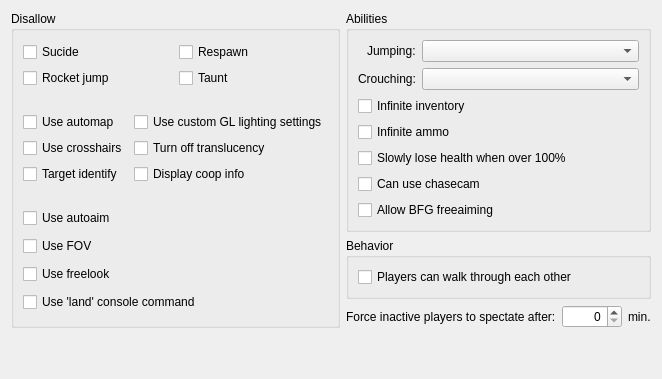
     <widget class="QWidget" name="tabPlayers">
      <attribute name="title">
       <string>Players</string>
      </attribute>
      <layout class="QVBoxLayout" name="verticalLayout_25">
       <item>
        <layout class="QHBoxLayout" name="horizontalLayout_2">
         <item>
          <widget class="QGroupBox" name="groupBox_3">
           <property name="title">
            <string>Disallow</string>
           </property>
           <layout class="QVBoxLayout" name="verticalLayout_5">
            <item>
             <layout class="QGridLayout" name="gridLayout_4">
              <item row="0" column="0">
               <widget class="QCheckBox" name="cbSuicide">
                <property name="text">
                 <string>Sucide</string>
                </property>
               </widget>
              </item>
              <item row="0" column="1">
               <widget class="QCheckBox" name="cbRespawn">
                <property name="text">
                 <string>Respawn</string>
                </property>
               </widget>
              </item>
              <item row="1" column="0">
               <widget class="QCheckBox" name="cbRocketJump">
                <property name="toolTip">
                 <string>&lt;html&gt;&lt;head/&gt;&lt;body&gt;&lt;p align=&quot;justify&quot;&gt;P_RadiusAttack doesn't give players any z-momentum if the attack was made by a player. This essentially disables rocket jumping.&lt;/p&gt;&lt;/body&gt;&lt;/html&gt;</string>
                </property>
                <property name="text">
                 <string>Rocket jump</string>
                </property>
               </widget>
              </item>
              <item row="1" column="1">
               <widget class="QCheckBox" name="cbTaunt">
                <property name="text">
                 <string>Taunt</string>
                </property>
               </widget>
              </item>
             </layout>
            </item>
            <item>
             <widget class="QWidget" name="widget_5" native="true">
              <property name="minimumSize">
               <size>
                <width>0</width>
                <height>8</height>
               </size>
              </property>
              <property name="maximumSize">
               <size>
                <width>16777215</width>
                <height>8</height>
               </size>
              </property>
             </widget>
            </item>
            <item>
             <layout class="QGridLayout" name="gridLayout_5">
              <item row="0" column="0">
               <widget class="QCheckBox" name="cbUseAutomap">
                <property name="text">
                 <string>Use automap</string>
                </property>
               </widget>
              </item>
              <item row="1" column="1">
               <widget class="QCheckBox" name="cbTurnOffTranslucency">
                <property name="text">
                 <string>Turn off translucency</string>
                </property>
               </widget>
              </item>
              <item row="1" column="0">
               <widget class="QCheckBox" name="cbUseCrosshairs">
                <property name="text">
                 <string>Use crosshairs</string>
                </property>
               </widget>
              </item>
              <item row="0" column="1">
               <widget class="QCheckBox" name="cbUseCustomGLLightingSettings">
                <property name="text">
                 <string>Use custom GL lighting settings</string>
                </property>
               </widget>
              </item>
              <item row="2" column="0">
               <widget class="QCheckBox" name="cbTargetIdentify">
                <property name="toolTip">
                 <string>Enforces clients not to identify players, i.e. behave as if cl_identifytarget == 0.</string>
                </property>
                <property name="text">
                 <string>Target identify</string>
                </property>
               </widget>
              </item>
              <item row="2" column="1">
               <widget class="QCheckBox" name="cbDisplayCoopInfo">
                <property name="toolTip">
                 <string>Enforces clients not to draw coop info, i.e. behave as if cl_drawcoopinfo == 0.</string>
                </property>
                <property name="text">
                 <string>Display coop info</string>
                </property>
               </widget>
              </item>
             </layout>
            </item>
            <item>
             <widget class="QWidget" name="widget_6" native="true">
              <property name="minimumSize">
               <size>
                <width>0</width>
                <height>8</height>
               </size>
              </property>
              <property name="maximumSize">
               <size>
                <width>16777215</width>
                <height>8</height>
               </size>
              </property>
             </widget>
            </item>
            <item>
             <widget class="QCheckBox" name="cbUseAutoaim">
              <property name="text">
               <string>Use autoaim</string>
              </property>
             </widget>
            </item>
            <item>
             <widget class="QCheckBox" name="cbUseFOV">
              <property name="toolTip">
               <string>Only let the arbitrator set FOV (for all players)</string>
              </property>
              <property name="text">
               <string>Use FOV</string>
              </property>
             </widget>
            </item>
            <item>
             <widget class="QCheckBox" name="cbUseFreelook">
              <property name="text">
               <string>Use freelook</string>
              </property>
             </widget>
            </item>
            <item>
             <widget class="QCheckBox" name="cbUseLandConsoleCommand">
              <property name="toolTip">
               <string>&lt;html&gt;&lt;head/&gt;&lt;body&gt;&lt;p&gt;Players are not allowed to use the land CCMD. Because of Zandronum's default amount of air control, flying players can get a huge speed boast with the land CCMD. Disallowing players to land, allows to keep the default air control most people are used to while not giving flying players too much of an advantage.&lt;/p&gt;&lt;/body&gt;&lt;/html&gt;</string>
              </property>
              <property name="text">
               <string>Use 'land' console command</string>
              </property>
             </widget>
            </item>
           </layout>
          </widget>
         </item>
         <item>
          <layout class="QVBoxLayout" name="verticalLayout_4">
           <item>
            <widget class="QGroupBox" name="groupBox_4">
             <property name="title">
              <string>Abilities</string>
             </property>
             <layout class="QVBoxLayout" name="verticalLayout_7">
              <item>
               <layout class="QFormLayout" name="formLayout_2">
                <property name="labelAlignment">
                 <set>Qt::AlignRight|Qt::AlignTrailing|Qt::AlignVCenter</set>
                </property>
                <item row="0" column="0">
                 <widget class="QLabel" name="label_7">
                  <property name="text">
                   <string>Jumping:</string>
                  </property>
                 </widget>
                </item>
                <item row="0" column="1">
                 <widget class="QComboBox" name="cboJumping"/>
                </item>
                <item row="1" column="0">
                 <widget class="QLabel" name="label_8">
                  <property name="text">
                   <string>Crouching:</string>
                  </property>
                 </widget>
                </item>
                <item row="1" column="1">
                 <widget class="QComboBox" name="cboCrouching"/>
                </item>
               </layout>
              </item>
              <item>
               <widget class="QCheckBox" name="cbInfiniteInventory">
                <property name="text">
                 <string>Infinite inventory</string>
                </property>
               </widget>
              </item>
              <item>
               <widget class="QCheckBox" name="cbInfiniteAmmo">
                <property name="text">
                 <string>Infinite ammo</string>
                </property>
               </widget>
              </item>
              <item>
               <widget class="QCheckBox" name="cbSlowlyLoseHealthWhenOver100">
                <property name="toolTip">
                 <string>Like Quake 3</string>
                </property>
                <property name="text">
                 <string>Slowly lose health when over 100%</string>
                </property>
               </widget>
              </item>
              <item>
               <widget class="QCheckBox" name="cbCanUseChasecam">
                <property name="text">
                 <string>Can use chasecam</string>
                </property>
               </widget>
              </item>
              <item>
               <widget class="QCheckBox" name="cbAllowBFGFreeaiming">
                <property name="toolTip">
                 <string>Disallow BFG freeaiming in multiplayer games.</string>
                </property>
                <property name="text">
                 <string>Allow BFG freeaiming</string>
                </property>
               </widget>
              </item>
             </layout>
            </widget>
           </item>
           <item>
            <widget class="QGroupBox" name="groupBox_5">
             <property name="title">
              <string>Behavior</string>
             </property>
             <layout class="QVBoxLayout" name="verticalLayout_8">
              <item>
               <widget class="QCheckBox" name="cbPlayersCanWalkThroughEachOther">
                <property name="text">
                 <string>Players can walk through each other</string>
                </property>
               </widget>
              </item>
             </layout>
            </widget>
           </item>
           <item>
            <layout class="QGridLayout" name="gridLayout_3">
             <item row="0" column="0">
              <widget class="QLabel" name="label_12">
               <property name="text">
                <string>Force inactive players to spectate after:</string>
               </property>
              </widget>
             </item>
             <item row="0" column="1">
              <widget class="QSpinBox" name="spinForceInactivePlayersSpectatingMins">
               <property name="minimumSize">
                <size>
                 <width>60</width>
                 <height>0</height>
                </size>
               </property>
               <property name="alignment">
                <set>Qt::AlignRight|Qt::AlignTrailing|Qt::AlignVCenter</set>
               </property>
               <property name="maximum">
                <number>9999</number>
               </property>
              </widget>
             </item>
             <item row="0" column="2">
              <widget class="QLabel" name="label_13">
               <property name="text">
                <string>min.</string>
               </property>
              </widget>
             </item>
            </layout>
           </item>
          </layout>
         </item>
        </layout>
       </item>
       <item>
        <spacer name="verticalSpacer_2">
         <property name="orientation">
          <enum>Qt::Vertical</enum>
         </property>
         <property name="sizeHint" stdset="0">
          <size>
           <width>20</width>
           <height>40</height>
          </size>
         </property>
        </spacer>
       </item>
      </layout>
     </widget>
